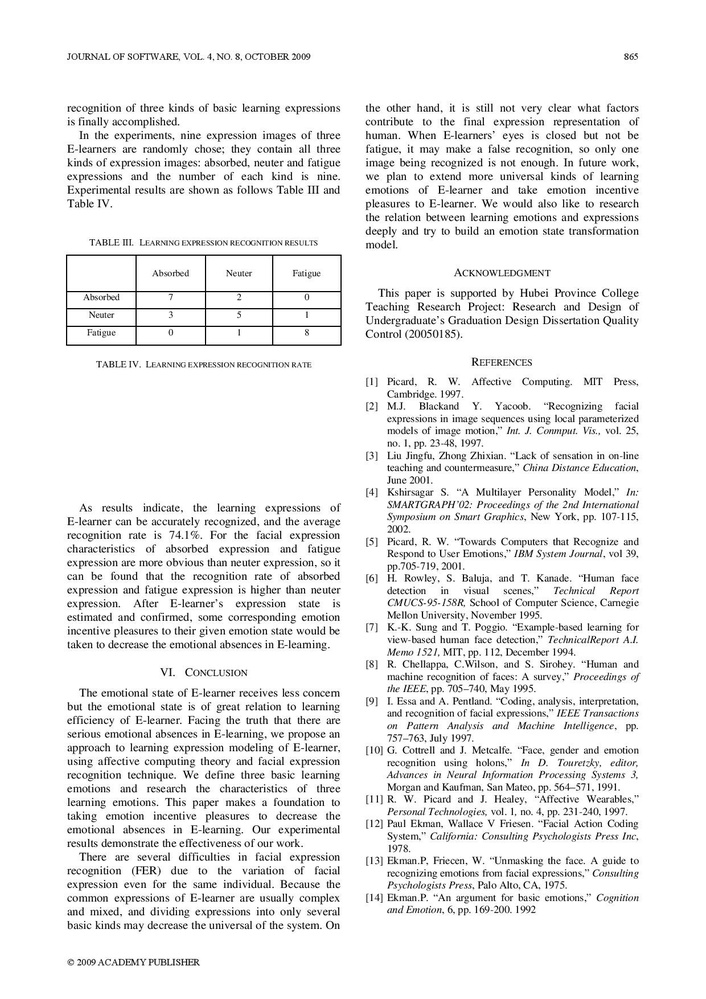
//> input picture openCV(practice)/OpenCV Project/OpenCV Project/untitled5.jpg, 706 x 999 px, shrunk from 1240 x 1754 before the run
$ ./예제_8-2   (built with g++ and OpenCV 4)
//> lines starting //> are read from the running program, lines starting //| are printed output that depends on the picture; after the words box and inside, x2 and y2 are one past the last pixel; in counts of white or black regions, pixels touching at a corner belong together
#include "opencv.hpp"
using namespace cv;
using namespace std;
int main() {
	Mat srcImage = imread("untitled5.jpg", IMREAD_GRAYSCALE);
//> srcImage is the input picture: 999 rows x 706 cols, CV_8UC1; min 0, max 255, mean 237.5
	if (srcImage.empty())
		return -1;

	Mat edges;
	Canny(srcImage, edges, 50, 200);
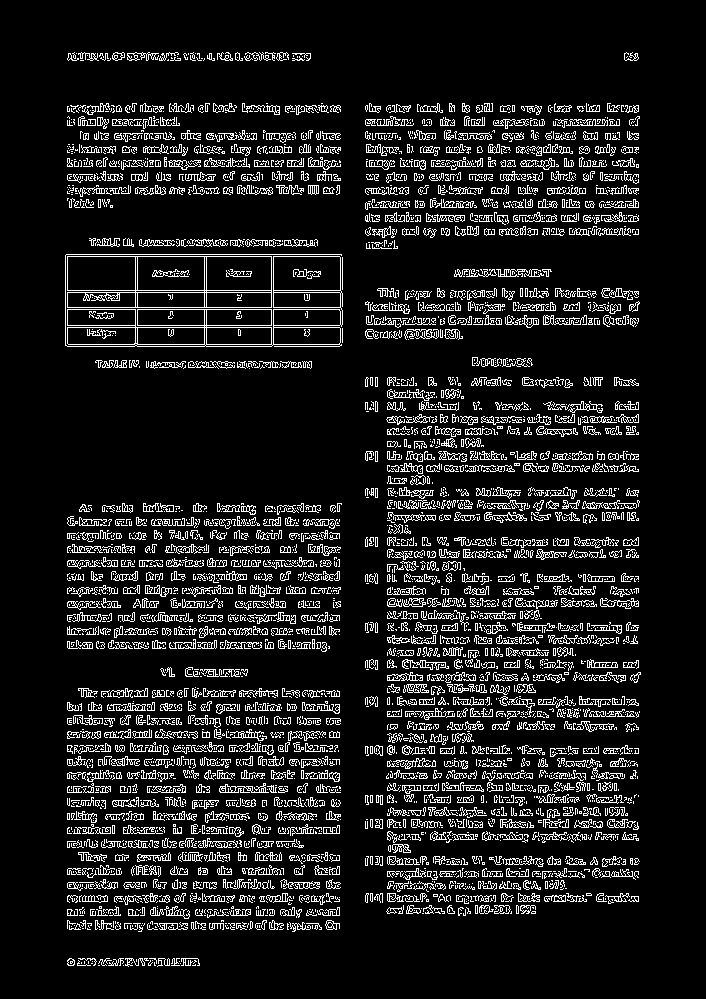
//> edges: 999 rows x 706 cols, CV_8UC1; 10.9% white in thin lines or dots, all inside (x1, y1, x2, y2) = (65, 52, 641, 967)
	imshow("edge", edges);

	vector<Vec2f> lines;
	HoughLines(edges, lines, 1, CV_PI / 180.0, 100);
//> lines = 13936 lines (rho, theta), first 12: [166, 1.57], [307, 1.57], [292, 1.57], [309, 1.57], [290, 1.57], [174, 1.57], [133, 1.57], [152, 1.57], [193, 1.57], [704, 1.57], [901, 1.57], [111, 1.57]

	Mat dstImage(srcImage.size(), CV_8UC3);
	cvtColor(srcImage, dstImage, COLOR_GRAY2BGR);
	cout << "lines.size()=" << lines.size() << endl;
//| lines.size()=13936

	Vec2f params;
	float rho, theta;
	float c, s;
	float x0, y0;
	for (int k = 0; k < lines.size(); k++) {
		params = lines[k];

		rho = params[0];
		theta = params[1];
		printf("lines[%2d](rho, theta) = (%f, %f)\n", k, rho, theta);

		c = cos(theta);
		s = sin(theta);
		x0 = rho*c;
		y0 = rho*s;

		Point pt1, pt2;
		pt1.x = cvRound(x0 + 1000 * (-s));
		pt1.y = cvRound(y0 + 1000 * (c));

		pt2.x = cvRound(x0 - 1000 * (-s));
		pt2.y = cvRound(y0 - 1000 * (c));
		line(dstImage, pt1, pt2, Scalar(0, 0, 255), 2);
	}
//> this loop made 13936 passes
//> (rho, theta, c, s, x0, y0) on passes 1 to 3: (166, 1.57, -4.37e-08, 1, -7.26e-06, 166), (307, 1.57, -4.37e-08, 1, -1.34e-05, 307), (292, 1.57, -4.37e-08, 1, -1.28e-05, 292)
//| lines[ 0](rho, theta) = (166.000000, 1.570796)
//| lines[ 1](rho, theta) = (307.000000, 1.570796)
//| lines[ 2](rho, theta) = (292.000000, 1.570796)
//| lines[ 3](rho, theta) = (309.000000, 1.570796)
//| lines[ 4](rho, theta) = (290.000000, 1.570796)
//| lines[ 5](rho, theta) = (174.000000, 1.570796)
//| lines[ 6](rho, theta) = (133.000000, 1.570796)
//| lines[ 7](rho, theta) = (152.000000, 1.570796)
//> (output is shown up to pass 8 of 13936)
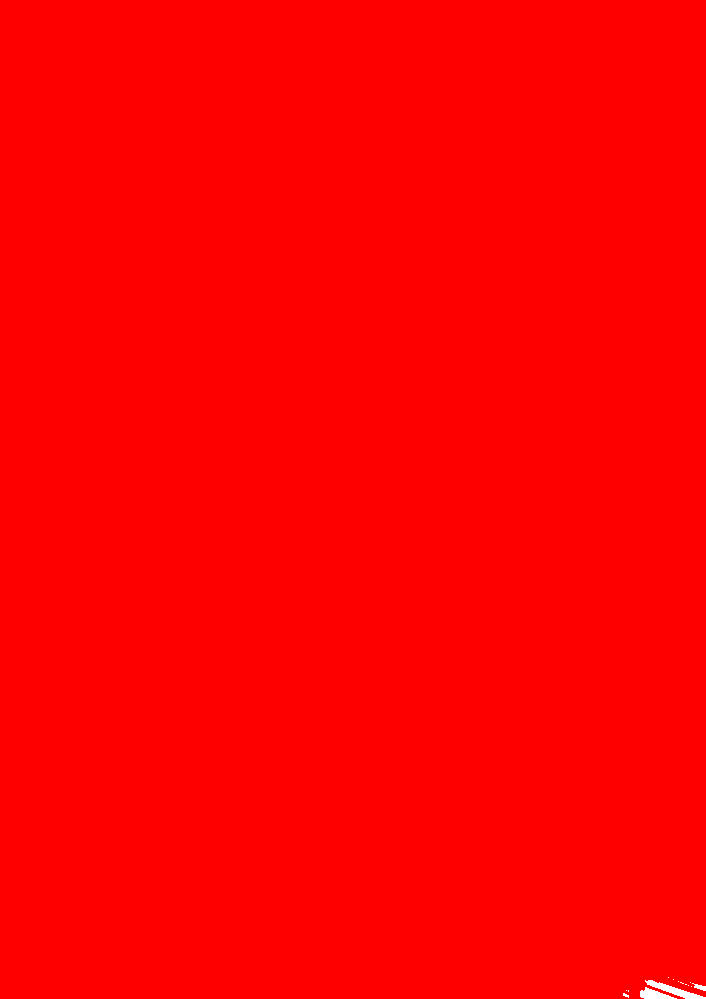
//> dstImage: 999 rows x 706 cols, CV_8UC3; mean B, G, R 0.2, 0.2, 255

	imshow("dstImage", dstImage);

	waitKey();
	return 0;
}

$ run again, with openCV(practice)/OpenCV Project/OpenCV Project/untitled2.jpg copied over openCV(practice)/OpenCV Project/OpenCV Project/untitled5.jpg
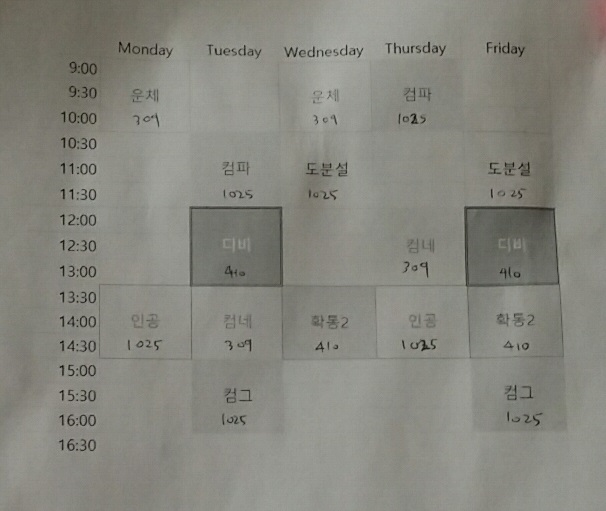
//> input picture openCV(practice)/OpenCV Project/OpenCV Project/untitled2.jpg, 606 x 511 px
//> `Canny(srcImage, edges, 50, 200);`:
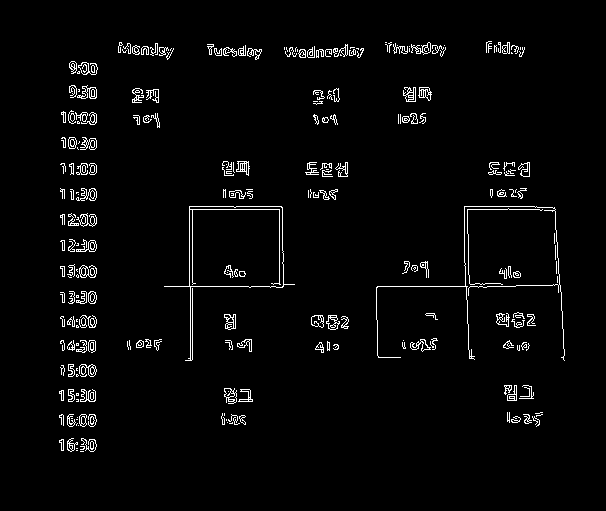
//> edges: 511 rows x 606 cols, CV_8UC1; 3% white in thin lines or dots, all inside (x1, y1, x2, y2) = (59, 41, 565, 452)
//> lines = 20 lines (rho, theta), first 12: [286, 1.57], [209, 1.57], [206, 1.57], [192, 0], [55, 1.55], [51, 1.57], [49, 1.57], [44, 1.59], [90, 0], [60, 1.54], [63, 1.54], [71, 0]
//| lines.size()=20
//> the loop `for (int k = 0; k < lines.size(); k++)` made 20 passes
//> (rho, theta, c, s, x0, y0) on passes 1 to 8: (286, 1.57, -4.37e-08, 1, -1.25e-05, 286), (209, 1.57, -4.37e-08, 1, -9.14e-06, 209), (206, 1.57, -4.37e-08, 1, -9e-06, 206), (192, 0, 1, 0, 192, 0), (55, 1.55, 0.0175, 1, 0.96, 54.99), (51, 1.57, -4.37e-08, 1, -2.23e-06, 51), (49, 1.57, -4.37e-08, 1, -2.14e-06, 49), (44, 1.59, -0.0175, 1, -0.768, 43.99)
//> (printed output is left out)
//> after the loop `for (int k = 0; k < lines.size(); k++)`:
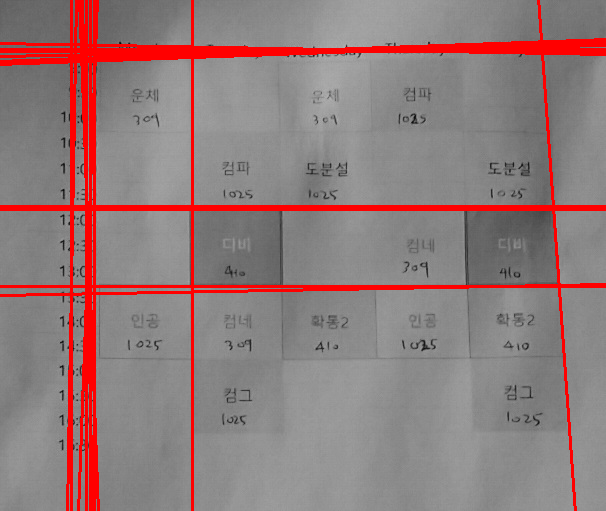
//> dstImage: 511 rows x 606 cols, CV_8UC3; mean B, G, R 123.8, 123.8, 144.9

$ run again, with openCV(practice)/OpenCV Project/OpenCV Project/untitled3.jpg copied over openCV(practice)/OpenCV Project/OpenCV Project/untitled5.jpg
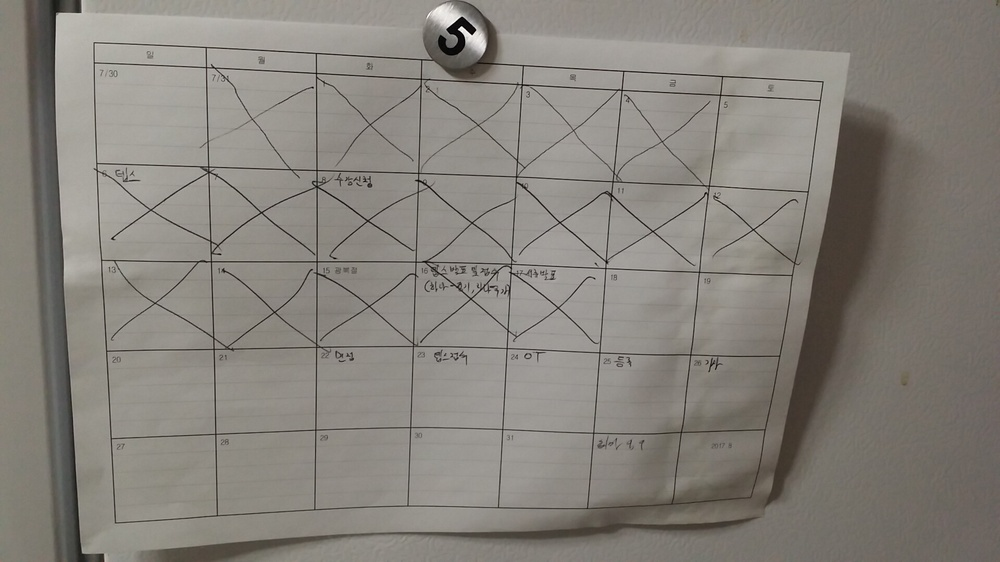
//> input picture openCV(practice)/OpenCV Project/OpenCV Project/untitled3.jpg, 1000 x 562 px, shrunk from 1920 x 1080 before the run
//> `Canny(srcImage, edges, 50, 200);`:
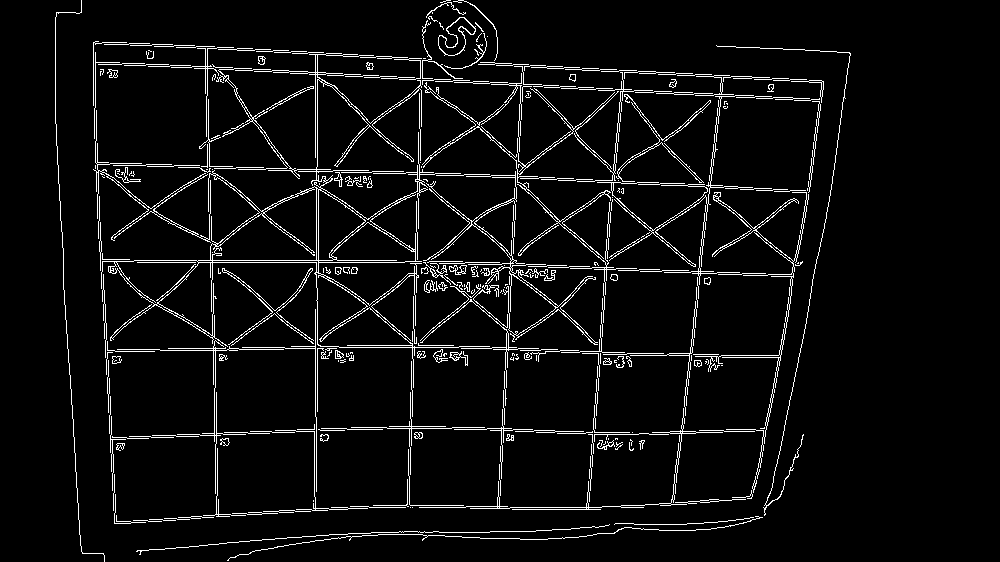
//> edges: 562 rows x 1000 cols, CV_8UC1; 5.1% white in thin lines or dots, all inside (x1, y1, x2, y2) = (55, 0, 851, 562)
//> lines = 434 lines (rho, theta), first 12: [56, 1.62], [58, 1.62], [37, 1.62], [160, 1.61], [262, 1.57], [39, 1.62], [525, 0.05], [158, 1.61], [260, 1.57], [150, 1.62], [424, 0.03], [523, 0.05]
//| lines.size()=434
//> the loop `for (int k = 0; k < lines.size(); k++)` made 434 passes
//> (rho, theta, c, s, x0, y0) on passes 1 to 3: (56, 1.62, -0.0523, 0.999, -2.93, 55.92), (58, 1.62, -0.0523, 0.999, -3.04, 57.92), (37, 1.62, -0.0523, 0.999, -1.94, 36.95)
//> (printed output is left out)
//> after the loop `for (int k = 0; k < lines.size(); k++)`:
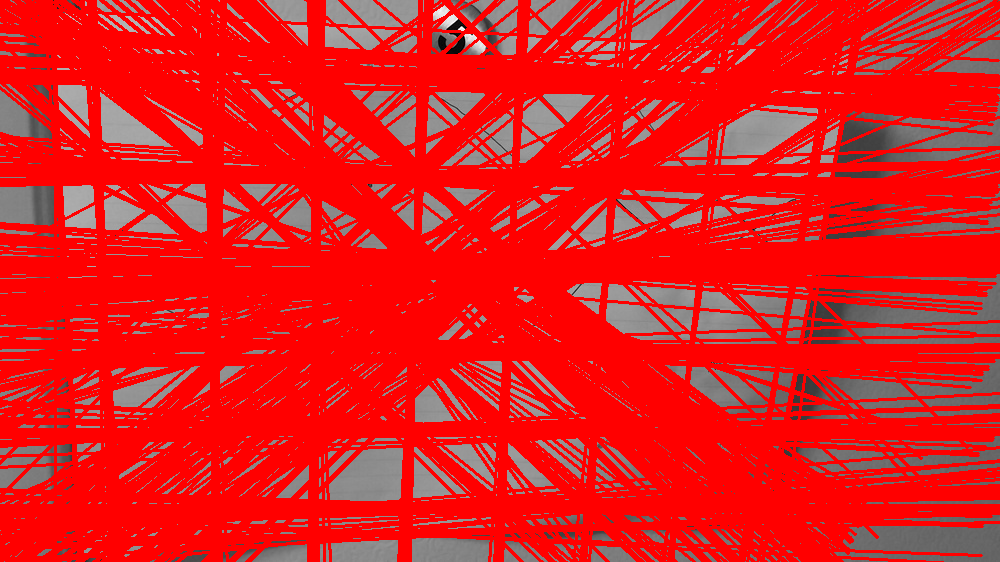
//> dstImage: 562 rows x 1000 cols, CV_8UC3; mean B, G, R 30.7, 30.7, 226

$ run again, with openCV(practice)/OpenCV Project/OpenCV Project/untitled4.JPG copied over openCV(practice)/OpenCV Project/OpenCV Project/untitled5.jpg
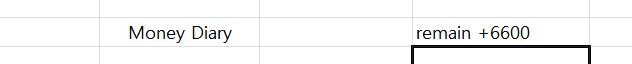
//> input picture openCV(practice)/OpenCV Project/OpenCV Project/untitled4.JPG, 632 x 64 px
//> `Canny(srcImage, edges, 50, 200);`:
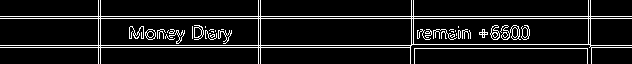
//> edges: 64 rows x 632 cols, CV_8UC1; 9.7% white in thin lines or dots
//> lines = 20 lines (rho, theta), first 12: [16, 1.57], [18, 1.57], [45, 1.57], [47, 1.57], [40, 1.59], [52, 1.55], [19, 1.55], [24, 1.55], [10, 1.59], [12, 1.59], [21, 1.55], [15, 1.59]
//| lines.size()=20
//> the loop `for (int k = 0; k < lines.size(); k++)` made 20 passes
//> (rho, theta, c, s, x0, y0) on passes 1 to 8: (16, 1.57, -4.37e-08, 1, -6.99e-07, 16), (18, 1.57, -4.37e-08, 1, -7.87e-07, 18), (45, 1.57, -4.37e-08, 1, -1.97e-06, 45), (47, 1.57, -4.37e-08, 1, -2.05e-06, 47), (40, 1.59, -0.0175, 1, -0.698, 39.99), (52, 1.55, 0.0175, 1, 0.908, 51.99), (19, 1.55, 0.0175, 1, 0.332, 19), (24, 1.55, 0.0175, 1, 0.419, 24)
//> (printed output is left out)
//> after the loop `for (int k = 0; k < lines.size(); k++)`:
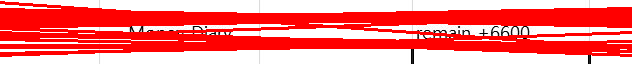
//> dstImage: 64 rows x 632 cols, CV_8UC3; mean B, G, R 121.3, 121.3, 252.3
